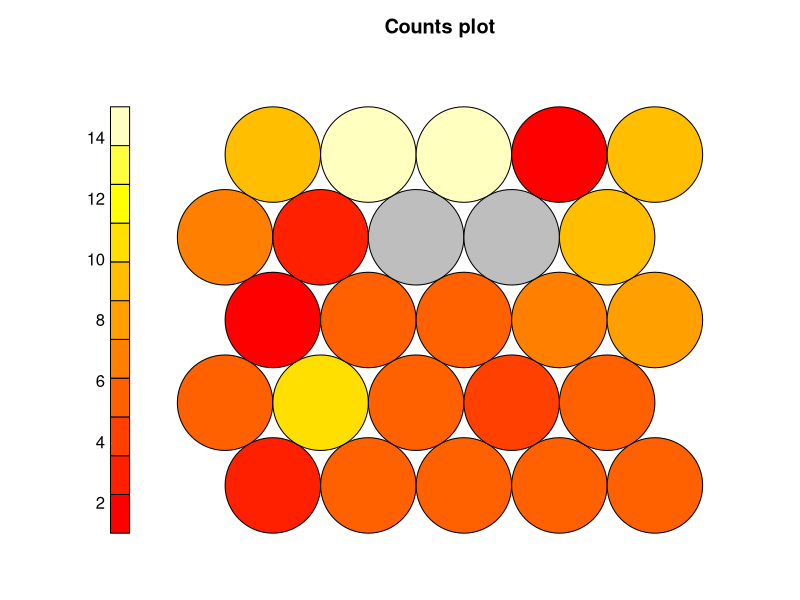
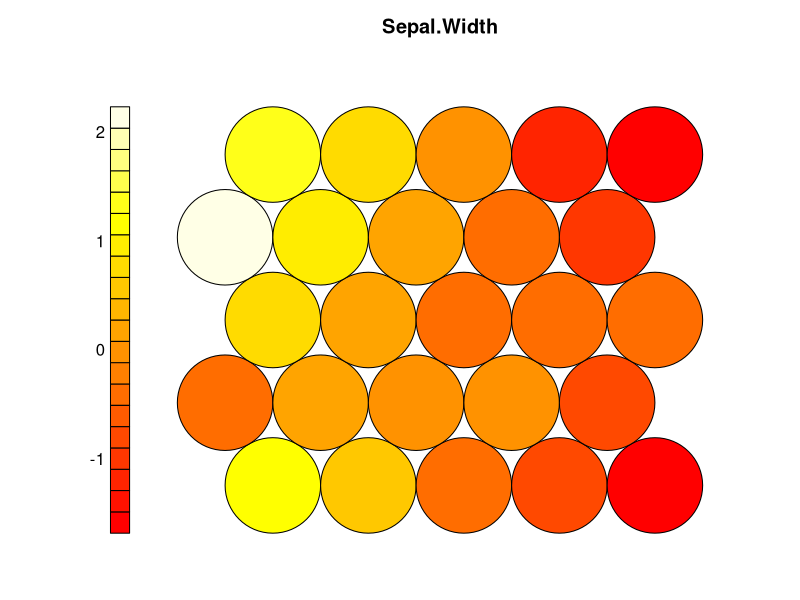
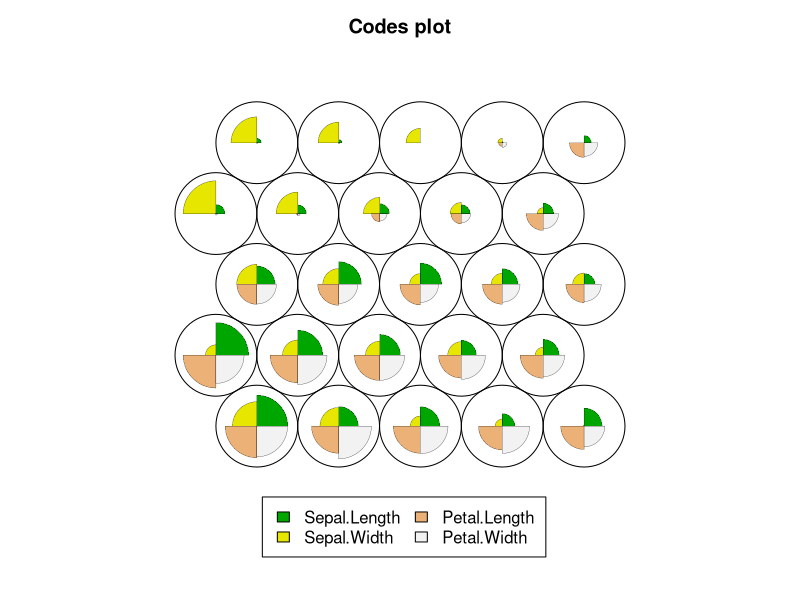

Recreate these plots in R, in order.
# Load package
library(kohonen)

# See structure of the iris dataset
str(iris)

# Prepare the data for the SOM function
iris_SOM <- as.matrix(scale(iris[, -5]))

# Create grid to be used for the SOM 
iris_grid <- somgrid(xdim = 5, ydim = 5, topo = "hexagonal")

# Set seed to ensure reproducibility 
set.seed(2020)

# Use the SOM function 
iris_SOM_model <- som(X = iris_SOM, 
                      grid = iris_grid)

# Plot our results 
# Plot type 1: counts
plot(iris_SOM_model, type = "counts")

# Plot type 2: heatmap 
plot(iris_SOM_model, type = "property", 
     property = getCodes(iris_SOM_model)[, 2],
     main = colnames(iris)[2])

# Plot type 3: fan diagram 
plot(iris_SOM_model, type = "codes")
